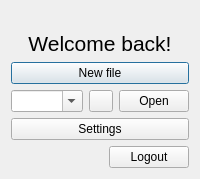
<?xml version="1.0" encoding="UTF-8"?>
<ui version="4.0">
 <class>WelcomeWin</class>
 <widget class="QDialog" name="WelcomeWin">
  <property name="geometry">
   <rect>
    <x>0</x>
    <y>0</y>
    <width>384</width>
    <height>294</height>
   </rect>
  </property>
  <property name="sizePolicy">
   <sizepolicy hsizetype="Fixed" vsizetype="Fixed">
    <horstretch>0</horstretch>
    <verstretch>0</verstretch>
   </sizepolicy>
  </property>
  <property name="windowTitle">
   <string>File choice</string>
  </property>
  <layout class="QVBoxLayout" name="verticalLayout">
   <property name="sizeConstraint">
    <enum>QLayout::SetFixedSize</enum>
   </property>
   <item>
    <widget class="QLabel" name="ProfilePicture">
     <property name="sizePolicy">
      <sizepolicy hsizetype="Preferred" vsizetype="Expanding">
       <horstretch>0</horstretch>
       <verstretch>0</verstretch>
      </sizepolicy>
     </property>
     <property name="text">
      <string/>
     </property>
     <property name="alignment">
      <set>Qt::AlignCenter</set>
     </property>
    </widget>
   </item>
   <item>
    <widget class="QLabel" name="WelcomeLabel">
     <property name="font">
      <font>
       <pointsize>16</pointsize>
      </font>
     </property>
     <property name="text">
      <string>Welcome back!</string>
     </property>
     <property name="alignment">
      <set>Qt::AlignCenter</set>
     </property>
    </widget>
   </item>
   <item>
    <widget class="QPushButton" name="NewButton">
     <property name="text">
      <string>New file</string>
     </property>
     <property name="icon">
      <iconset resource="icons.qrc">
       <normaloff>:/file/themes/material/new_doc.png</normaloff>:/file/themes/material/new_doc.png</iconset>
     </property>
     <property name="default">
      <bool>true</bool>
     </property>
    </widget>
   </item>
   <item>
    <layout class="QHBoxLayout" name="horizontalLayout">
     <item>
      <widget class="QComboBox" name="OpenMenu">
       <property name="autoFillBackground">
        <bool>true</bool>
       </property>
       <property name="editable">
        <bool>true</bool>
       </property>
       <property name="insertPolicy">
        <enum>QComboBox::NoInsert</enum>
       </property>
      </widget>
     </item>
     <item>
      <widget class="QPushButton" name="RefreshButton">
       <property name="maximumSize">
        <size>
         <width>24</width>
         <height>16777215</height>
        </size>
       </property>
       <property name="toolTip">
        <string>&lt;html&gt;&lt;head/&gt;&lt;body&gt;&lt;p&gt;Refresh file list&lt;/p&gt;&lt;/body&gt;&lt;/html&gt;</string>
       </property>
       <property name="text">
        <string/>
       </property>
       <property name="icon">
        <iconset resource="icons.qrc">
         <normaloff>:/misc/themes/material/update.png</normaloff>:/misc/themes/material/update.png</iconset>
       </property>
      </widget>
     </item>
     <item>
      <widget class="QPushButton" name="OpenButton">
       <property name="maximumSize">
        <size>
         <width>70</width>
         <height>16777215</height>
        </size>
       </property>
       <property name="text">
        <string>Open</string>
       </property>
       <property name="icon">
        <iconset resource="icons.qrc">
         <normaloff>:/file/themes/material/open_doc.png</normaloff>:/file/themes/material/open_doc.png</iconset>
       </property>
      </widget>
     </item>
    </layout>
   </item>
   <item>
    <widget class="QPushButton" name="SettingsButton">
     <property name="text">
      <string>Settings</string>
     </property>
     <property name="icon">
      <iconset resource="icons.qrc">
       <normaloff>:/misc/themes/material/settings.png</normaloff>:/misc/themes/material/settings.png</iconset>
     </property>
    </widget>
   </item>
   <item alignment="Qt::AlignRight">
    <widget class="QPushButton" name="LogoutButton">
     <property name="sizePolicy">
      <sizepolicy hsizetype="Fixed" vsizetype="Fixed">
       <horstretch>0</horstretch>
       <verstretch>0</verstretch>
      </sizepolicy>
     </property>
     <property name="maximumSize">
      <size>
       <width>100</width>
       <height>25</height>
      </size>
     </property>
     <property name="text">
      <string>Logout</string>
     </property>
     <property name="icon">
      <iconset theme="gnome-logout">
       <normaloff>.</normaloff>.</iconset>
     </property>
    </widget>
   </item>
  </layout>
 </widget>
 <resources>
  <include location="icons.qrc"/>
 </resources>
 <connections/>
</ui>
